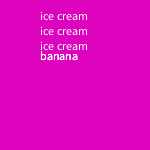
Frame 1 (no input)
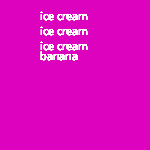
Frame 60 (the mouse pressed at the canvas centre just before this capture)
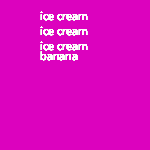
Frame 120 (the mouse held since frame 60 and released just before this capture)

The Processing sketch that drew these frames (run headless with seeded random() and noise(); from frame 60 on, the mouse is pressed at the canvas centre):

// Processing sketch: Banana_Split
// ── Banana_Split.pde
void setup() {
  size(150,150);
  background(220,2,190);
}


void draw() {
  for (int i = 0; i < 3; i = i+1) {
  text("ice cream", 40, 15*i+20);
  text("banana", 40,60);
  }
}
